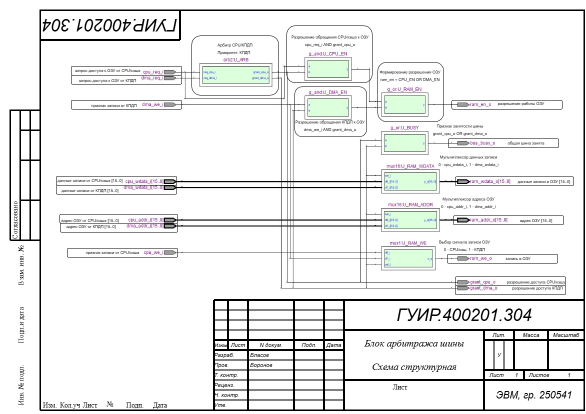
#> input picture coursework_project/documents/Приложение М - арбитраж шин (А4 - альбом).drawio.png, 1171 x 827 px, given in place of Снимок экрана 2026-05-09 002705.png, which was not available (shown at 1/2 size)
$ python annotate_cache_rtl_screenshot.py
#> lines starting #> are read from the running program, lines starting #| are printed output that depends on the picture; pictures that were not available may be replaced by others from this repository, and a replacement may not be noted
#!/usr/bin/env python3
"""Add report-friendly callouts to the Quartus RTL Viewer cache screenshot."""

from __future__ import annotations

from pathlib import Path

from PIL import Image, ImageDraw, ImageFont


PROJECT_DIR = Path(__file__).resolve().parents[1]
SRC = Path(r"C:\Users\user\Pictures\Screenshots\Снимок экрана 2026-05-09 002705.png")
OUT = PROJECT_DIR / "documents" / "images" / "cache_4way_structural_rtl_annotated.png"
OUT_CROP = PROJECT_DIR / "documents" / "images" / "cache_4way_structural_rtl_clean.png"
OUT_NUMBERED = PROJECT_DIR / "documents" / "images" / "cache_4way_structural_rtl_numbered.png"
OUT_NUMBERED_PDF = PROJECT_DIR / "documents" / "graphics" / "Доп_лист_9б_Кэш_RTL_подписанный.pdf"

FONT = Path(r"C:\Windows\Fonts\arial.ttf")
FONT_BOLD = Path(r"C:\Windows\Fonts\arialbd.ttf")


def font(size: int, bold: bool = False) -> ImageFont.FreeTypeFont:
    return ImageFont.truetype(str(FONT_BOLD if bold else FONT), size)


def text_size(draw: ImageDraw.ImageDraw, text: str, fnt: ImageFont.FreeTypeFont) -> tuple[int, int]:
    lines = text.splitlines()
    widths = [draw.textbbox((0, 0), line, font=fnt)[2] for line in lines]
    line_h = int(fnt.size * 1.25)
    return max(widths, default=0), line_h * len(lines)


def arrow(draw: ImageDraw.ImageDraw, start: tuple[int, int], end: tuple[int, int], color: str) -> None:
    draw.line([start, end], fill=color, width=4)
    x1, y1 = start
    x2, y2 = end
    dx = x2 - x1
    dy = y2 - y1
    if abs(dx) >= abs(dy):
        sign = 1 if dx >= 0 else -1
        pts = [(x2, y2), (x2 - 14 * sign, y2 - 7), (x2 - 14 * sign, y2 + 7)]
    else:
        sign = 1 if dy >= 0 else -1
        pts = [(x2, y2), (x2 - 7, y2 - 14 * sign), (x2 + 7, y2 - 14 * sign)]
    draw.polygon(pts, fill=color)


def callout(
    draw: ImageDraw.ImageDraw,
    xy: tuple[int, int],
    text: str,
    target: tuple[int, int],
    color: str,
    width: int = 315,
) -> None:
    x, y = xy
    pad = 12
    f_title = font(20, True)
    f_body = font(17)
    lines = text.splitlines()
    title = lines[0]
    body = "\n".join(lines[1:])
    _, title_h = text_size(draw, title, f_title)
    _, body_h = text_size(draw, body, f_body)
    h = pad * 2 + title_h + (6 if body else 0) + body_h

    fill = (255, 255, 238)
    draw.rounded_rectangle([x, y, x + width, y + h], radius=8, fill=fill, outline=color, width=3)
    draw.text((x + pad, y + pad), title, font=f_title, fill=(30, 30, 30))
    if body:
        draw.text((x + pad, y + pad + title_h + 4), body, font=f_body, fill=(30, 30, 30), spacing=2)

    if target[0] < x:
        start = (x, y + h // 2)
    else:
        start = (x + width, y + h // 2)
    arrow(draw, start, target, color)


def label_band(draw: ImageDraw.ImageDraw, box: tuple[int, int, int, int], text: str, color: str) -> None:
    x1, y1, x2, y2 = box
    draw.rounded_rectangle(box, radius=8, outline=color, width=4)
    draw.rectangle([x1 + 8, y1 - 18, x1 + 8 + 12 * len(text), y1 + 8], fill=(255, 255, 255))
    draw.text((x1 + 14, y1 - 20), text, font=font(18, True), fill=color)


def badge(draw: ImageDraw.ImageDraw, xy: tuple[int, int], number: int, color: str) -> None:
    x, y = xy
    r = 18
    draw.ellipse([x - r, y - r, x + r, y + r], fill=color, outline=(255, 255, 255), width=4)
    text = str(number)
    fnt = font(20, True)
    bbox = draw.textbbox((0, 0), text, font=fnt)
    draw.text((x - (bbox[2] - bbox[0]) / 2, y - (bbox[3] - bbox[1]) / 2 - 1), text, font=fnt, fill=(255, 255, 255))


def legend_item(
    draw: ImageDraw.ImageDraw,
    xy: tuple[int, int],
    number: int,
    title: str,
    body: str,
    color: str,
    width: int = 360,
) -> int:
    x, y = xy
    pad = 12
    title_f = font(19, True)
    body_f = font(16)
    _, title_h = text_size(draw, title, title_f)
    _, body_h = text_size(draw, body, body_f)
    h = max(72, pad * 2 + title_h + body_h + 6)
    draw.rounded_rectangle([x, y, x + width, y + h], radius=8, fill=(255, 255, 238), outline=color, width=3)
    badge(draw, (x + 24, y + 28), number, color)
    draw.text((x + 54, y + 11), title, font=title_f, fill=(20, 20, 20))
    draw.text((x + 54, y + 36), body, font=body_f, fill=(35, 35, 35), spacing=2)
    return h


def main() -> None:
    src = Image.open(SRC).convert("RGB")

    # Remove Quartus hierarchy tree; keep the schematic canvas.
    crop_left = 350
    clean = src.crop((crop_left, 70, src.width, src.height))
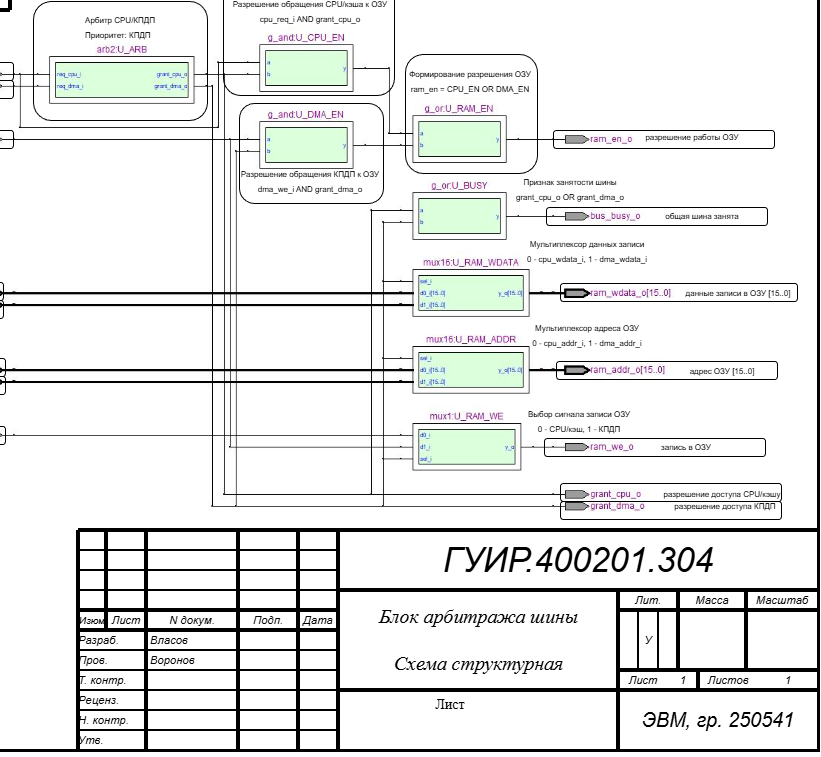
#> clean: PIL image 821x757 RGB; mean R, G, B 231.8, 233, 232
    OUT_CROP.parent.mkdir(parents=True, exist_ok=True)
    clean.save(OUT_CROP)

    margin_right = 390
    margin_top = 70
    margin_bottom = 35
    canvas = Image.new("RGB", (clean.width + margin_right, clean.height + margin_top + margin_bottom), "white")
#> canvas: PIL image 1211x862 RGB; every value is 255
    canvas.paste(clean, (0, margin_top))
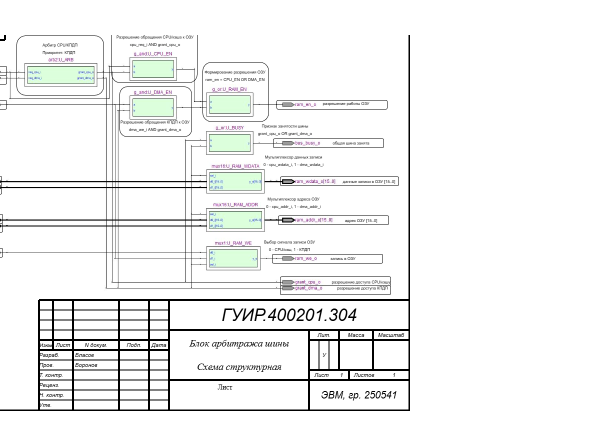
#> canvas: PIL image 1211x862 RGB (shown at 1/2 size); mean R, G, B 241.2, 241.9, 241.3
    draw = ImageDraw.Draw(canvas)

    # Header.
    draw.text((24, 18), "Блок кэш-памяти: структурная схема RTL Viewer", font=font(28, True), fill=(0, 0, 0))
    draw.text((24, 50), "Подписи добавлены поверх экспортированной схемы Quartus; рабочая реализация VHDL не меняется.",
              font=font(17), fill=(80, 80, 80))

    # Main grouping rectangles on the cropped schematic.
    y = margin_top
    label_band(draw, (155, y + 30, 380, y + 1120), "Метаданные way: VALID / TAG / AGE", "#1f77b4")
    label_band(draw, (480, y + 70, 650, y + 1040), "Сравнение TAG и выбор way", "#7a3db8")
    label_band(draw, (655, y + 70, 900, y + 1060), "Банки данных DATA way0..3", "#2b8a3e")
    label_band(draw, (920, y + 80, 1090, y + 230), "MUX 4:1", "#d97706")
    label_band(draw, (1115, y + 105, 1325, y + 300), "Управляющий автомат", "#b91c1c")
    label_band(draw, (1335, y + 1170, 1518, y + 1305), "Интерфейс ОЗУ", "#0f766e")

    callout(
        draw,
        (clean.width + 26, margin_top + 45),
        "Входы процессора\ncpu_req_i, cpu_we_i, cpu_addr_i,\ncpu_wdata_i задают операцию\nчтения/записи и адрес строки.",
        (115, margin_top + 1040),
        "#111827",
    )
    callout(
        draw,
        (clean.width + 26, margin_top + 190),
        "Разбиение адреса\nTAG = cpu_addr_i[15..4]\nSET = cpu_addr_i[3..0]\nSET выбирает один из 16 наборов.",
        (155, margin_top + 70),
        "#1f77b4",
    )
    callout(
        draw,
        (clean.width + 26, margin_top + 355),
        "TAG / VALID / AGE\nTAG хранит старшую часть адреса;\nVALID показывает достоверность;\nAGE нужен для замещения.",
        (270, margin_top + 610),
        "#1f77b4",
    )
    callout(
        draw,
        (clean.width + 26, margin_top + 535),
        "TAG compare\nДля каждого way проверяется:\nсохраненный TAG == TAG запроса.\nСовпадение участвует в hit.",
        (565, margin_top + 460),
        "#7a3db8",
    )
    callout(
        draw,
        (clean.width + 26, margin_top + 710),
        "DATA way0..3\nЧетыре банка данных кэша.\nПри hit MUX выбирает данные\nиз найденного way.",
        (760, margin_top + 1080),
        "#2b8a3e",
    )
    callout(
        draw,
        (clean.width + 26, margin_top + 890),
        "HIT / MISS\nhit = OR(way_hit0..3),\nmiss = NOT(hit).\nЭто те AND/OR/NOT, которые\nимеет смысл показывать.",
        (985, margin_top + 220),
        "#d97706",
    )
    callout(
        draw,
        (clean.width + 26, margin_top + 1095),
        "CACHE CONTROL\nАвтомат управляет чтением,\nпромахом, заполнением строки,\nзаписью и сигналом ready.",
        (1245, margin_top + 235),
        "#b91c1c",
    )
    callout(
        draw,
        (clean.width + 26, margin_top + 1260),
        "RAM interface\nПри miss читает данные из ОЗУ;\nпри записи выполняет\nwrite-through в ОЗУ.",
        (1435, margin_top + 1238),
        "#0f766e",
    )

    # Small in-place labels for outputs.
    f = font(18, True)
    draw.rounded_rectangle([1328, margin_top + 55, 1560, margin_top + 92], radius=6, fill=(255, 255, 238), outline="#d97706", width=2)
    draw.text((1340, margin_top + 62), "cpu_rdata_o: данные CPU", font=f, fill="#111827")
    draw.rounded_rectangle([1305, margin_top + 190, 1580, margin_top + 258], radius=6, fill=(255, 255, 238), outline="#b91c1c", width=2)
    draw.text((1317, margin_top + 200), "hit_o / miss_o / ready_o", font=f, fill="#111827")
    draw.text((1317, margin_top + 224), "результат обращения к кэшу", font=font(16), fill="#111827")

    OUT.parent.mkdir(parents=True, exist_ok=True)
    canvas.save(OUT)
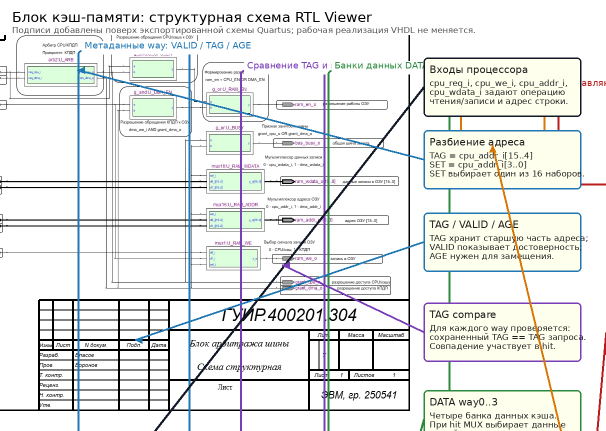
#> saved as cache_4way_structural_rtl_annotated.png: PIL image 1211x862 RGB (shown at 1/2 size); mean R, G, B 229.6, 231.2, 229.8

    # Cleaner report variant: numbered markers instead of long crossing arrows.
    canvas2 = Image.new("RGB", (clean.width + margin_right, clean.height + margin_top + margin_bottom), "white")
    canvas2.paste(clean, (0, margin_top))
    draw2 = ImageDraw.Draw(canvas2)
    draw2.text((24, 18), "Блок кэш-памяти: структурная схема RTL Viewer", font=font(28, True), fill=(0, 0, 0))
    draw2.text((24, 50), "Нумерация показывает основные функциональные узлы и направления обмена.",
               font=font(17), fill=(80, 80, 80))
    draw2.line([(0, margin_top - 4), (clean.width, margin_top - 4)], fill=(120, 120, 120), width=2)

    label_band(draw2, (155, y + 30, 380, y + 1120), "2-3: TAG / VALID / AGE", "#1f77b4")
    label_band(draw2, (480, y + 70, 650, y + 1040), "4: TAG compare", "#7a3db8")
    label_band(draw2, (655, y + 70, 900, y + 1060), "5: DATA way0..3", "#2b8a3e")
    label_band(draw2, (920, y + 80, 1090, y + 230), "6: MUX 4:1 / HIT", "#d97706")
    label_band(draw2, (1115, y + 105, 1325, y + 300), "8: CACHE CONTROL", "#b91c1c")
    label_band(draw2, (1335, y + 1170, 1518, y + 1305), "9: RAM interface", "#0f766e")

    markers = [
        ((110, margin_top + 1070), 1, "#111827"),
        ((165, margin_top + 78), 2, "#1f77b4"),
        ((270, margin_top + 610), 3, "#1f77b4"),
        ((560, margin_top + 455), 4, "#7a3db8"),
        ((765, margin_top + 1020), 5, "#2b8a3e"),
        ((970, margin_top + 170), 6, "#d97706"),
        ((985, margin_top + 225), 7, "#d97706"),
        ((1248, margin_top + 235), 8, "#b91c1c"),
        ((1438, margin_top + 1240), 9, "#0f766e"),
    ]
    for xy, num, color in markers:
        badge(draw2, xy, num, color)

    legend_x = clean.width + 20
#> legend_x = 841
    legend_y = margin_top + 25
    items = [
        (1, "Входы CPU", "req/we/address/wdata:\nоперация процессора.", "#111827"),
        (2, "Разбиение адреса", "TAG=A[15..4], SET=A[3..0].\nSET выбирает 1 из 16 наборов.", "#1f77b4"),
        (3, "Метаданные way", "TAG хранит адресную метку;\nVALID - достоверность;\nAGE - возраст строки.", "#1f77b4"),
        (4, "Сравнение TAG", "Для каждого way:\nstored TAG == request TAG.", "#7a3db8"),
        (5, "Банки DATA", "Четыре банка данных cache way0..3.", "#2b8a3e"),
        (6, "MUX 4:1", "При hit выбирает DATA\nиз найденного way.", "#d97706"),
        (7, "HIT/MISS", "hit=OR(way_hit0..3),\nmiss=NOT(hit).", "#d97706"),
        (8, "CACHE CONTROL", "FSM управляет miss/refill,\nwrite-through и ready.", "#b91c1c"),
        (9, "RAM interface", "Обмен с ОЗУ:\nread on miss, write-through on write.", "#0f766e"),
    ]
    for item in items:
        h = legend_item(draw2, (legend_x, legend_y), *item)
        legend_y += h + 14
#> this loop made 9 passes
#> (h, legend_y) on passes 1 to 9: (93, 202), (93, 309), (113, 436), (93, 543), (73, 630), (93, 737), (93, 844), (93, 951), (93, 1058)
#> after the loop, legend_y = 1058

    canvas2.save(OUT_NUMBERED)
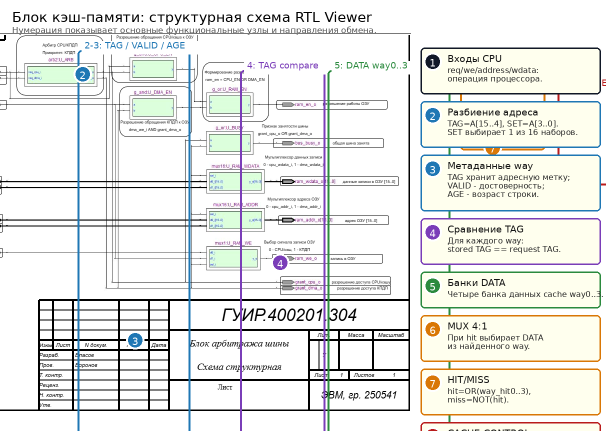
#> saved as cache_4way_structural_rtl_numbered.png: PIL image 1211x862 RGB (shown at 1/2 size); mean R, G, B 230.7, 231.7, 228.6
    OUT_NUMBERED_PDF.parent.mkdir(parents=True, exist_ok=True)
    canvas2.save(OUT_NUMBERED_PDF, "PDF", resolution=180.0)
    print(OUT)
    print(OUT_CROP)
    print(OUT_NUMBERED)
    print(OUT_NUMBERED_PDF)


if __name__ == "__main__":
    main()

$ run again, on coursework_project/quartus_bus_arbiter_doc/bus_arbiter_doc_full_top.jpg
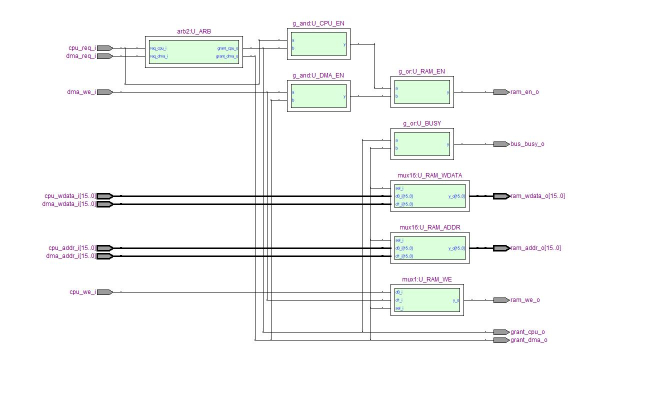
#> input picture coursework_project/quartus_bus_arbiter_doc/bus_arbiter_doc_full_top.jpg, 1337 x 788 px, given in place of Снимок экрана 2026-05-09 002705.png, which was not available (shown at 1/2 size)
#> in main, src is the input picture: PIL image 1337x788 RGB; mean R, G, B 246.9, 248, 247
#> in main, `canvas.save(OUT)`:
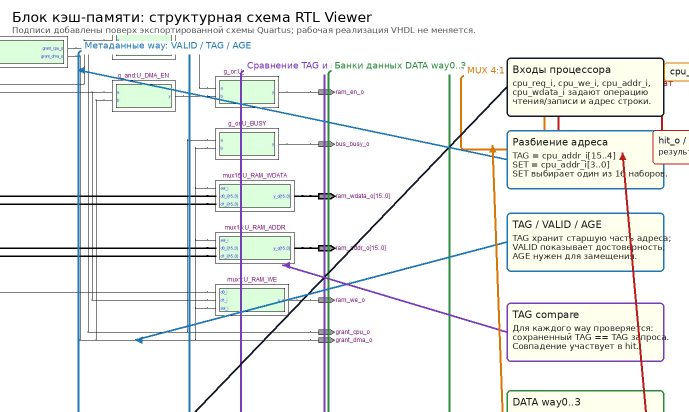
#> saved as cache_4way_structural_rtl_annotated.png: PIL image 1377x823 RGB (shown at 1/2 size); mean R, G, B 237.9, 239.6, 237.8
#> the loop in main, `for item in items:` made 9 passes
#> (h, legend_y) on passes 1 to 8: (93, 202), (93, 309), (113, 436), (93, 543), (73, 630), (93, 737), (93, 844), (93, 951)
#> after the loop in main, `for item in items:`: legend_y = 1058
#> in main, `canvas2.save(OUT_NUMBERED)`:
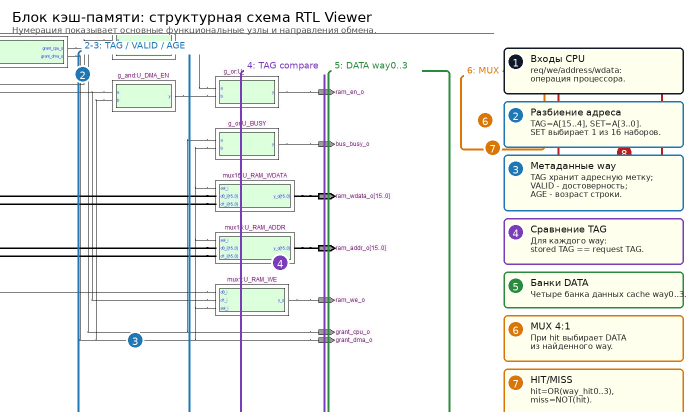
#> saved as cache_4way_structural_rtl_numbered.png: PIL image 1377x823 RGB (shown at 1/2 size); mean R, G, B 238.8, 240.4, 237
